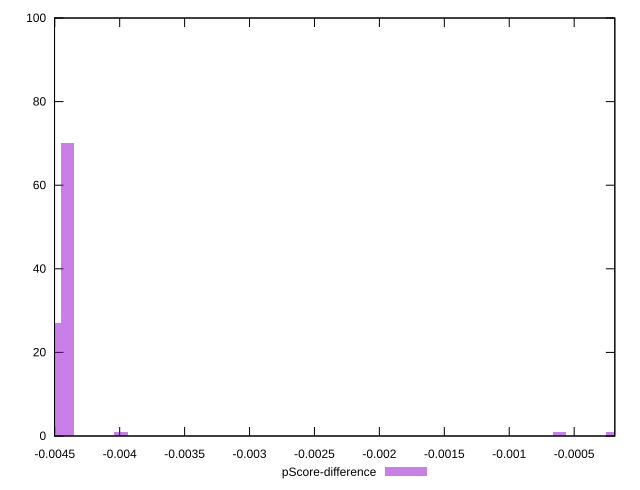

gnuplot code for this plot:
reset

$pScoreDifference <<EOF
-0.004399255037069765 70
-0.004501563293745806 27
-0.0002046165133520821 1
-0.0006138495400562463 1
-0.003990022010365601 1
EOF

set key outside below
set boxwidth 0.00010230825667604105
set xrange [-0.004501804310517166:-0.00018684300333660087]
set yrange [0:100]
set trange [0:100]
set style fill transparent solid 0.5 noborder
set terminal svg size 640, 490 enhanced background rgb 'white'
set output "reports/report_00030_2021-02-24T20-42-31.540Z/cumulative-layout-shift/samples/astro/pScore-difference/histogram.svg"

plot $pScoreDifference title "pScore-difference" with boxes

reset
